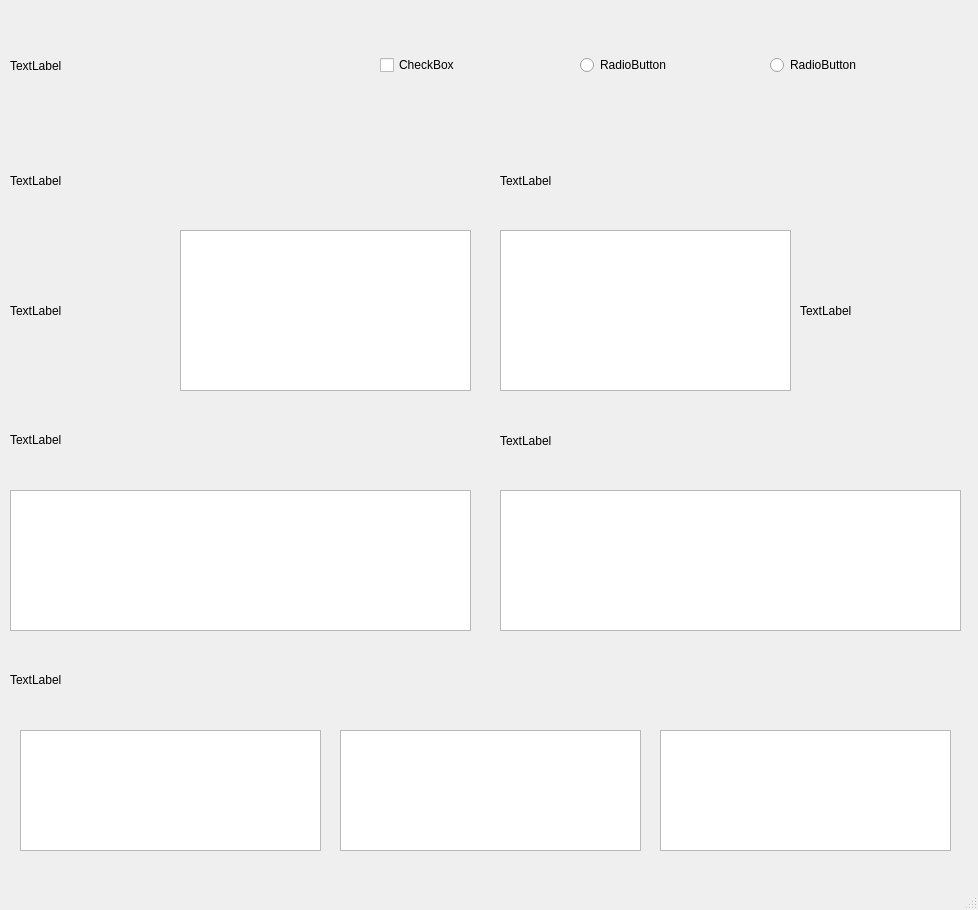
<?xml version="1.0" encoding="UTF-8"?>
<ui version="4.0">
 <class>MainWindow</class>
 <widget class="QMainWindow" name="MainWindow">
  <property name="geometry">
   <rect>
    <x>0</x>
    <y>0</y>
    <width>978</width>
    <height>910</height>
   </rect>
  </property>
  <property name="windowTitle">
   <string>MainWindow</string>
  </property>
  <widget class="QWidget" name="centralwidget">
   <widget class="QWidget" name="verticalLayoutWidget">
    <property name="geometry">
     <rect>
      <x>10</x>
      <y>10</y>
      <width>361</width>
      <height>111</height>
     </rect>
    </property>
    <layout class="QVBoxLayout" name="TitleLayout">
     <item>
      <widget class="QLabel" name="TitleLabel">
       <property name="text">
        <string>TextLabel</string>
       </property>
      </widget>
     </item>
    </layout>
   </widget>
   <widget class="QWidget" name="verticalLayoutWidget_2">
    <property name="geometry">
     <rect>
      <x>580</x>
      <y>10</y>
      <width>191</width>
      <height>111</height>
     </rect>
    </property>
    <layout class="QVBoxLayout" name="EnglishBtnLayout">
     <item>
      <widget class="QRadioButton" name="EnglishBtn">
       <property name="text">
        <string>RadioButton</string>
       </property>
      </widget>
     </item>
    </layout>
   </widget>
   <widget class="QWidget" name="verticalLayoutWidget_3">
    <property name="geometry">
     <rect>
      <x>770</x>
      <y>10</y>
      <width>191</width>
      <height>111</height>
     </rect>
    </property>
    <layout class="QVBoxLayout" name="GermanBtnLayout">
     <item>
      <widget class="QRadioButton" name="GermanBtn">
       <property name="text">
        <string>RadioButton</string>
       </property>
      </widget>
     </item>
    </layout>
   </widget>
   <widget class="QWidget" name="verticalLayoutWidget_4">
    <property name="geometry">
     <rect>
      <x>380</x>
      <y>10</y>
      <width>161</width>
      <height>111</height>
     </rect>
    </property>
    <layout class="QVBoxLayout" name="ZoomLayout">
     <item>
      <widget class="QCheckBox" name="ZoomBox">
       <property name="text">
        <string>CheckBox</string>
       </property>
      </widget>
     </item>
    </layout>
   </widget>
   <widget class="QWidget" name="verticalLayoutWidget_5">
    <property name="geometry">
     <rect>
      <x>10</x>
      <y>140</y>
      <width>461</width>
      <height>81</height>
     </rect>
    </property>
    <layout class="QVBoxLayout" name="CountryInfoLayout">
     <item>
      <widget class="QLabel" name="CountryInfoLabel">
       <property name="text">
        <string>TextLabel</string>
       </property>
      </widget>
     </item>
    </layout>
   </widget>
   <widget class="QWidget" name="verticalLayoutWidget_6">
    <property name="geometry">
     <rect>
      <x>500</x>
      <y>140</y>
      <width>461</width>
      <height>81</height>
     </rect>
    </property>
    <layout class="QVBoxLayout" name="UniInfoLayout">
     <item>
      <widget class="QLabel" name="UniInfoLabel">
       <property name="text">
        <string>TextLabel</string>
       </property>
      </widget>
     </item>
    </layout>
   </widget>
   <widget class="QWidget" name="verticalLayoutWidget_7">
    <property name="geometry">
     <rect>
      <x>10</x>
      <y>230</y>
      <width>161</width>
      <height>161</height>
     </rect>
    </property>
    <layout class="QVBoxLayout" name="CountryPicLayout">
     <item>
      <widget class="QLabel" name="CountryPicLabel">
       <property name="text">
        <string>TextLabel</string>
       </property>
      </widget>
     </item>
    </layout>
   </widget>
   <widget class="QWidget" name="verticalLayoutWidget_8">
    <property name="geometry">
     <rect>
      <x>800</x>
      <y>230</y>
      <width>161</width>
      <height>161</height>
     </rect>
    </property>
    <layout class="QVBoxLayout" name="UniPicLayout">
     <item>
      <widget class="QLabel" name="UniPicLabel">
       <property name="text">
        <string>TextLabel</string>
       </property>
      </widget>
     </item>
    </layout>
   </widget>
   <widget class="QWidget" name="verticalLayoutWidget_9">
    <property name="geometry">
     <rect>
      <x>180</x>
      <y>230</y>
      <width>291</width>
      <height>161</height>
     </rect>
    </property>
    <layout class="QVBoxLayout" name="CountryTextLayout">
     <item>
      <widget class="QPlainTextEdit" name="CountryTextEdit"/>
     </item>
    </layout>
   </widget>
   <widget class="QWidget" name="verticalLayoutWidget_10">
    <property name="geometry">
     <rect>
      <x>500</x>
      <y>230</y>
      <width>291</width>
      <height>161</height>
     </rect>
    </property>
    <layout class="QVBoxLayout" name="UniTextLayout">
     <item>
      <widget class="QPlainTextEdit" name="UniTextEdit"/>
     </item>
    </layout>
   </widget>
   <widget class="QWidget" name="verticalLayoutWidget_11">
    <property name="geometry">
     <rect>
      <x>10</x>
      <y>400</y>
      <width>461</width>
      <height>80</height>
     </rect>
    </property>
    <layout class="QVBoxLayout" name="AccomTitleLayout">
     <item>
      <widget class="QLabel" name="AccomTitleLabel">
       <property name="text">
        <string>TextLabel</string>
       </property>
      </widget>
     </item>
    </layout>
   </widget>
   <widget class="QWidget" name="verticalLayoutWidget_12">
    <property name="geometry">
     <rect>
      <x>500</x>
      <y>400</y>
      <width>461</width>
      <height>81</height>
     </rect>
    </property>
    <layout class="QVBoxLayout" name="FundingTitleLayout">
     <item>
      <widget class="QLabel" name="FundingTitleLabel">
       <property name="text">
        <string>TextLabel</string>
       </property>
      </widget>
     </item>
    </layout>
   </widget>
   <widget class="QWidget" name="verticalLayoutWidget_13">
    <property name="geometry">
     <rect>
      <x>10</x>
      <y>490</y>
      <width>461</width>
      <height>141</height>
     </rect>
    </property>
    <layout class="QVBoxLayout" name="AccomTextLayout">
     <item>
      <widget class="QPlainTextEdit" name="AccomTextEdit"/>
     </item>
    </layout>
   </widget>
   <widget class="QWidget" name="verticalLayoutWidget_14">
    <property name="geometry">
     <rect>
      <x>500</x>
      <y>490</y>
      <width>461</width>
      <height>141</height>
     </rect>
    </property>
    <layout class="QVBoxLayout" name="FundingTextLayout">
     <item>
      <widget class="QPlainTextEdit" name="FundingTextEdit"/>
     </item>
    </layout>
   </widget>
   <widget class="QWidget" name="verticalLayoutWidget_15">
    <property name="geometry">
     <rect>
      <x>10</x>
      <y>640</y>
      <width>951</width>
      <height>80</height>
     </rect>
    </property>
    <layout class="QVBoxLayout" name="StudentTitleLayout">
     <item>
      <widget class="QLabel" name="StudentTitleLabel">
       <property name="text">
        <string>TextLabel</string>
       </property>
      </widget>
     </item>
    </layout>
   </widget>
   <widget class="QWidget" name="verticalLayoutWidget_16">
    <property name="geometry">
     <rect>
      <x>20</x>
      <y>730</y>
      <width>301</width>
      <height>121</height>
     </rect>
    </property>
    <layout class="QVBoxLayout" name="Student1TextLayout">
     <item>
      <widget class="QPlainTextEdit" name="Student1TextEdit"/>
     </item>
    </layout>
   </widget>
   <widget class="QWidget" name="verticalLayoutWidget_17">
    <property name="geometry">
     <rect>
      <x>340</x>
      <y>730</y>
      <width>301</width>
      <height>121</height>
     </rect>
    </property>
    <layout class="QVBoxLayout" name="Student2TextLayout">
     <item>
      <widget class="QPlainTextEdit" name="Student2TextEdit"/>
     </item>
    </layout>
   </widget>
   <widget class="QWidget" name="verticalLayoutWidget_18">
    <property name="geometry">
     <rect>
      <x>660</x>
      <y>730</y>
      <width>291</width>
      <height>121</height>
     </rect>
    </property>
    <layout class="QVBoxLayout" name="Student3TextLayout">
     <item>
      <widget class="QPlainTextEdit" name="Student3TextEdit"/>
     </item>
    </layout>
   </widget>
  </widget>
  <widget class="QMenuBar" name="menubar">
   <property name="geometry">
    <rect>
     <x>0</x>
     <y>0</y>
     <width>978</width>
     <height>20</height>
    </rect>
   </property>
  </widget>
  <widget class="QStatusBar" name="statusbar"/>
 </widget>
 <resources/>
 <connections/>
</ui>
